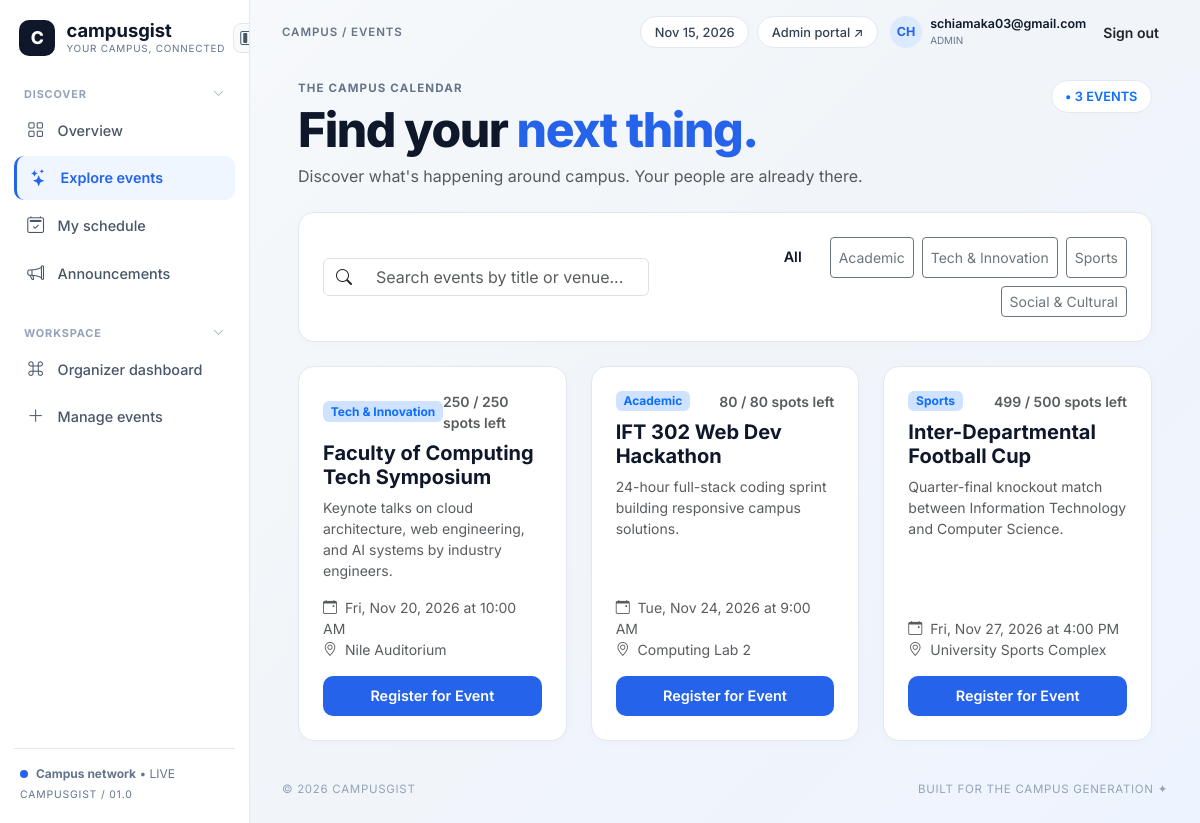
The app's page /events.php (signed in) with its own data.
### tables this page shows
CREATE TABLE `events` (
  `id` int(11) NOT NULL,
  `title` varchar(150) NOT NULL,
  `category` enum('Academic','Tech & Innovation','Sports','Social & Cultural') NOT NULL,
  `description` text NOT NULL,
  `event_date` date NOT NULL,
  `event_time` time NOT NULL,
  `venue` varchar(120) NOT NULL,
  `capacity` int(11) DEFAULT 100,
  `created_at` timestamp NOT NULL DEFAULT current_timestamp()
);

### includes/db_connect.php (called while the page is built, shortened)
<?php
function e($string) {
    return htmlspecialchars((string)$string, ENT_QUOTES, 'UTF-8');
}
?>

### events.php (the view, shortened to what this page needs)
<?php
require_once __DIR__ . '/includes/db_connect.php';
require_once __DIR__ . '/includes/header.php';
$events_sql = "SELECT e.*, (SELECT COUNT(*) FROM registrations r WHERE r.event_id = e.id) AS registered_count
               FROM events e ORDER BY e.event_date ASC, e.event_time ASC";
$events_res = $conn->query($events_sql);
$total_events = $events_res ? $events_res->num_rows : 0;
?>
<div class="d-flex justify-content-between align-items-start flex-wrap gap-3 mb-4">
    <div>
        <div class="eyebrow-text">The Campus Calendar</div>
        <h1 class="hero-heading mb-2">Find your <span>next thing.</span></h1>
        <p class="text-muted mb-0">Discover what's happening around campus. Your people are already there.</p>
    </div>
    <span class="topbar-pill fw-semibold text-primary">&bull; <?= $total_events ?> EVENTS</span>
</div>
<div class="cg-card mb-4">
    <div class="row g-3 align-items-center">
        <div class="col-md-5">
            <div class="input-group">
                <span class="input-group-text bg-white"><i class="bi bi-search"></i></span>
                <input type="text" id="eventSearchInput" class="form-control border-start-0" placeholder="Search events by title or venue...">
            </div>
        </div>
        <div class="col-md-7 d-flex gap-2 flex-wrap justify-content-md-end">
            <button type="button" class="btn btn-sm btn-cg-primary active category-filter-btn" data-category="ALL">All</button>
            <button type="button" class="btn btn-sm btn-outline-secondary category-filter-btn" data-category="Academic">Academic</button>
            <button type="button" class="btn btn-sm btn-outline-secondary category-filter-btn" data-category="Tech & Innovation">Tech &amp; Innovation</button>
            <button type="button" class="btn btn-sm btn-outline-secondary category-filter-btn" data-category="Sports">Sports</button>
            <button type="button" class="btn btn-sm btn-outline-secondary category-filter-btn" data-category="Social & Cultural">Social &amp; Cultural</button>
        </div>
    </div>
</div>
<?php if ($total_events > 0): ?>
    <div class="row g-4">
        <?php while ($ev = $events_res->fetch_assoc()):
            $capacity = (int)$ev['capacity'];
            $registered = (int)$ev['registered_count'];
            $spots_left = max(0, $capacity - $registered);
            $is_full = ($spots_left <= 0);
        ?>
            <div class="col-md-6 col-lg-4 event-item-card"
                 data-title="<?= strtolower(e($ev['title'])) ?>"
                 data-venue="<?= strtolower(e($ev['venue'])) ?>"
                 data-category="<?= e($ev['category']) ?>">
                <div class="cg-card h-100 d-flex flex-column justify-content-between">
                    <div>
                        <div class="d-flex justify-content-between align-items-center mb-2">
                            <span class="badge bg-primary-subtle text-primary"><?= e($ev['category']) ?></span>
                            <?php if ($is_full): ?>
                                <span class="badge bg-danger-subtle text-danger">0 spots left &bull; FULL</span>
                            <?php else: ?>
                                <span class="small text-muted fw-semibold"><?= $spots_left ?> / <?= $capacity ?> spots left</span>
                            <?php endif; ?>
                        </div>
                        <h5 class="fw-bold mb-2"><?= e($ev['title']) ?></h5>
                        <p class="small text-muted mb-3"><?= e($ev['description']) ?></p>
                    </div>
                    <div>
                        <div class="small text-muted mb-3">
                            <div><i class="bi bi-calendar-event me-1"></i> <?= date('D, M j, Y', strtotime($ev['event_date'])) ?> at <?= date('g:i A', strtotime($ev['event_time'])) ?></div>
                            <div><i class="bi bi-geo-alt me-1"></i> <?= e($ev['venue']) ?></div>
                        </div>
                        <?php if ($is_full): ?>
                            <button type="button" class="btn btn-secondary w-100" disabled>Event Full</button>
                        <?php else: ?>
                            <button type="button"
                                    class="btn btn-cg-primary w-100"
                                    data-bs-toggle="modal"
                                    data-bs-target="#registerModal"
                                    onclick="document.getElementById('modalEventId').value='<?= $ev['id'] ?>'; document.getElementById('modalEventTitle').textContent='<?= e(addslashes($ev['title'])) ?>';">
                                Register for Event
                            </button>
                        <?php endif; ?>
                    </div>
                </div>
            </div>
        <?php endwhile; ?>
    </div>
<?php else: ?>
    <div class="empty-state-box">No events yet. Check back soon.</div>
<?php endif; ?>
<?php require_once __DIR__ . '/includes/footer.php'; ?>

### css/style.css (style rules this page uses)
:root { --cg-primary: #2563eb; --cg-primary-hover: #1d4ed8; --cg-dark: #0f172a; --cg-muted: #64748b; --cg-border: #e2e8f0; --cg-bg-start: #f8fafc; --cg-bg-end: #eef4ff; --sidebar-width: 250px; --sidebar-rail-width: 72px; }
body { font-family: 'Inter', -apple-system, BlinkMacSystemFont, "Segoe UI", Roboto, sans-serif; color: var(--cg-dark); background: linear-gradient(135deg, var(--cg-bg-start) 0%, #f1f5f9 50%, var(--cg-bg-end) 100%); min-height: 100vh; margin: 0; }
.topbar-pill { background: #ffffff; border: 1px solid var(--cg-border); border-radius: 999px; padding: 0.35rem 0.85rem; font-size: 0.8rem; color: #334155; text-decoration: none; font-weight: 500; }
.eyebrow-text { font-size: 0.72rem; font-weight: 700; letter-spacing: 0.1em; color: var(--cg-muted); text-transform: uppercase; margin-bottom: 0.4rem; }
.hero-heading { font-size: clamp(2.1rem, 4vw, 3.3rem); font-weight: 800; letter-spacing: -0.03em; line-height: 1.08; color: var(--cg-dark); }
.hero-heading span { color: var(--cg-primary); }
.cg-card { background: #ffffff; border: 1px solid var(--cg-border); border-radius: 16px; padding: 1.5rem; box-shadow: 0 2px 10px rgba(15, 23, 42, 0.02); }
.btn-cg-primary { background: var(--cg-primary); color: #ffffff; border: none; border-radius: 10px; padding: 0.6rem 1.25rem; font-weight: 600; font-size: 0.9rem; transition: background 0.15s ease; }

### records on screen
events: category "Tech & Innovation", capacity "250", title "Faculty of Computing Tech Symposium", description "Keynote talks on cloud architecture, web engineering, and AI systems by industry engineers.", event_date "Fri, Nov 20, 2026", event_time "10:00 AM", venue "Nile Auditorium"
events: category "Academic", capacity "80", title "IFT 302 Web Dev Hackathon", description "24-hour full-stack coding sprint building responsive campus solutions.", event_date "Tue, Nov 24, 2026", event_time "9:00 AM", venue "Computing Lab 2"
events: category "Sports", spots_left "499", capacity "500", title "Inter-Departmental Football Cup", description "Quarter-final knockout match between Information Technology and Computer Science.", event_date "Fri, Nov 27, 2026", event_time "4:00 PM", venue "University Sports Complex"

### other values on screen
$page_crumb "EVENTS"
substr($_SESSION['full_name'], 0, 2) "CH"
$_SESSION['email'] "schiamaka03@gmail.com"
$_SESSION['role'] "ADMIN"
$total_events "3"
